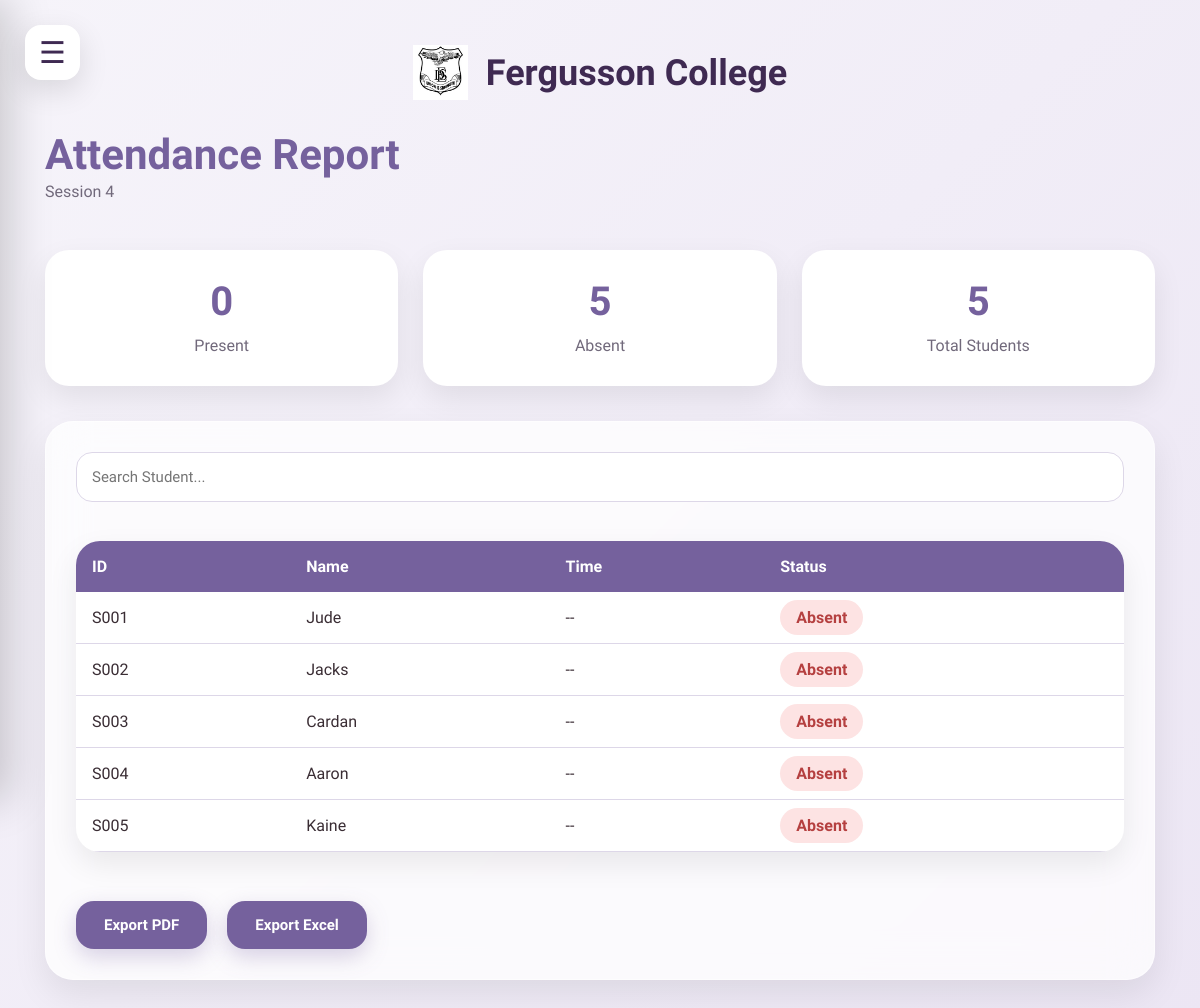
The page /attendance_report/4 on the database its author committed.
### tables this page shows
CREATE TABLE Students(
    StudentID TEXT PRIMARY KEY,
    Name TEXT NOT NULL,
    Password TEXT NOT NULL,
    Class TEXT NOT NULL,
    Division TEXT NOT NULL,
    RollNo INTEGER NOT NULL
);

### app.py (the view)
@app.route("/attendance_report/<int:session_id>")
def attendance_report(session_id):
    connection = sqlite3.connect(DATABASE)
    cursor = connection.cursor()
    cursor.execute("""
    SELECT Class, Division, Date, StartTime
    FROM Sessions
    WHERE SessionID=?
    """,(session_id,))
    session_info = cursor.fetchone()
    cursor.execute("""
    SELECT
        Students.StudentID,
        Students.Name,
        Attendance.TimeMarked
    FROM Students

    LEFT JOIN Attendance
    ON Students.StudentID = Attendance.StudentID
    AND Attendance.SessionID=?

    ORDER BY Students.StudentID
    """,(session_id,))
    students = cursor.fetchall()
    present = sum(1 for s in students if s[2] is not None)
    total = len(students)
    absent = total - present
    connection.close()
    return render_template(
        "attendance_report.html",
        students=students,
        session_id=session_id,
        session_info=session_info,
        present=present,
        absent=absent,
        total=total
    )

### templates/attendance_report.html (shortened to what this page needs)
<!DOCTYPE html>
<html lang="en">
<head>
<link rel="stylesheet"
href="{{ url_for('static', filename='css/style.css') }}">
</head>
<body>
{% include "components/sidebar.html" %}
<main class="main-content">
{% include "components/header.html" %}
<section class="greeting">
<h1>
Attendance Report
</h1>
<p>
Session {{ session_id }}
</p>
</section>
<div class="summary-grid">
<div class="summary-card">
<h2>{{ present }}</h2>
<p>Present</p>
</div>
<div class="summary-card">
<h2>{{ absent }}</h2>
<p>Absent</p>
</div>
<div class="summary-card">
<h2>{{ total }}</h2>
<p>Total Students</p>
</div>
</div>
<div class="card">
<input
type="text"
id="searchInput"
placeholder="Search Student..."
onkeyup="searchStudent()">
<br><br>
<table class="attendance-table" id="attendanceTable">
<thead>
<tr>
<th>ID</th>
<th>Name</th>
<th>Time</th>
<th>Status</th>
</tr>
</thead>
<tbody>
{% for student in students %}
<tr>
<td>{{ student[0] }}</td>
<td>{{ student[1] }}</td>
<td>
{% if student[2] %}
{{ student[2] }}
{% else %}
--
{% endif %}
</td>
<td>
{% if student[2] %}
<span class="present-badge">
Present
</span>
{% else %}
<span class="absent-badge">
Absent
</span>
{% endif %}
</td>
</tr>
{% endfor %}
</tbody>
</table>
<br>
<div class="export-buttons">
<a href="/export_pdf/{{session_id}}">
    <button>
        Export PDF
    </button>
</a>
<a href="/export_excel/{{ session_id }}">
    <button>
        Export Excel
    </button>
</a>
</div>
</div>
</main>
</body>
</html>

### templates/components/sidebar.html (shortened to what this page needs)
<div class="menu-btn" onclick="toggleSidebar()">
    ☰
</div>

### templates/components/header.html
<header class="topbar">
    <div>
        <img
        src="{{ url_for('static', filename='images/logo_fc.jpg') }}"
        class="fc-logo">
        <span class="college-name">
            Fergusson College
        </span>
    </div>
</header>

### static/css/style.css (style rules this page uses)
:root { --background:#F6F4FA; --background2:#ECE6F4; --card:#FFFFFF; --primary:#75619D; --primary-dark:#3F2A52; --primary-hover:#8A74B6; --accent:#BAAEDB; --text:#3A2D34; --text-light:#71697B; --border:#DDD7E8; --success:#5A9B75; --warning:#D7A552; --danger:#C75A63; }
* { margin:0; padding:0; box-sizing:border-box; font-family:'Plus Jakarta Sans',sans-serif; }
html { scroll-behavior:smooth; }
body { min-height:100vh; background:linear-gradient( 135deg, var(--background), var(--background2) ); color:var(--text); }
a { text-decoration:none; color:inherit; }
button, input[type=submit] { border:none; outline:none; cursor:pointer; background:var(--primary); color:white; padding:15px 28px; border-radius:18px; font-size:15px; font-weight:700; transition:.25s ease; box-shadow: 0 8px 22px rgba(117,97,157,.28); }
input, select { width:100%; padding:15px; border-radius:16px; border:1px solid var(--border); background:white; font-size:15px; transition:.25s; outline:none; }
.card { background:rgba(255,255,255,.75); backdrop-filter:blur(20px); border-radius:28px; padding:30px; border:1px solid rgba(255,255,255,.5); box-shadow: 0 15px 35px rgba(0,0,0,.08); transition:.3s; }
h1 { font-size:42px; font-weight:800; color:var(--primary-dark); }
h2 { font-size:28px; font-weight:700; }
p { color:var(--text-light); line-height:1.6; }
.menu-btn { position:fixed; top:25px; left:25px; width:55px; height:55px; border-radius:16px; background:white; display:flex; justify-content:center; align-items:center; font-size:30px; color:#3F2A52; cursor:pointer; box-shadow:0 10px 30px rgba(0,0,0,.12); z-index:1000; transition:.3s; }
.main-content { flex:1; padding:45px; }
.topbar { display:flex; align-items:center; justify-content:center; margin-bottom:30px; }
.topbar div { display:flex; align-items:center; gap:18px; }
.fc-logo { width:55px; }
.college-name { font-size:36px; font-weight:800; color:var(--primary-dark); }
.greeting { margin-bottom:45px; }
.greeting h1 { font-size:42px; color:var(--primary); font-weight:700; }
.attendance-table { width:100%; border-collapse:collapse; margin-top:30px; background:white; border-radius:24px; overflow:hidden; box-shadow:0 12px 30px rgba(0,0,0,.08); }
.attendance-table th { background:var(--primary); color:white; padding:18px; text-align:left; font-size:16px; }
.attendance-table td { padding:18px; border-bottom:1px solid var(--border); }
.attendance-table { width:100%; border-collapse:collapse; margin-top:20px; }
.attendance-table th { background:#75619D; color:white; padding:16px; font-size:16px; }
.attendance-table td { padding:16px; border-bottom:1px solid #DDD7E8; }
.summary-grid { display:grid; grid-template-columns:repeat(3,1fr); gap:25px; margin-bottom:35px; }
.summary-card { background:white; padding:28px; border-radius:24px; text-align:center; box-shadow:0 12px 30px rgba(0,0,0,.08); }
.summary-card h2 { font-size:40px; color:var(--primary); }
.summary-card p { margin-top:8px; }
.attendance-table th { background:var(--primary); color:white; padding:16px; text-align:left; }
.attendance-table td { padding:16px; border-bottom:1px solid var(--border); }
.absent-badge { background:#fde3e3; color:#b54040; padding:8px 16px; border-radius:999px; font-weight:600; }
.export-buttons { display:flex; gap:20px; margin-top:30px; }
.export-buttons button { flex:1; }

### rows shown on the page
Students: StudentID "S001", Name "Jude"
Students: StudentID "S002", Name "Jacks"
Students: StudentID "S003", Name "Cardan"
Students: StudentID "S004", Name "Aaron"
Students: StudentID "S005", Name "Kaine"

### other values the page prints
{{ session_id }} "4"
{{ present }} "0"
{{ absent }} "5"
{{ total }} "5"
